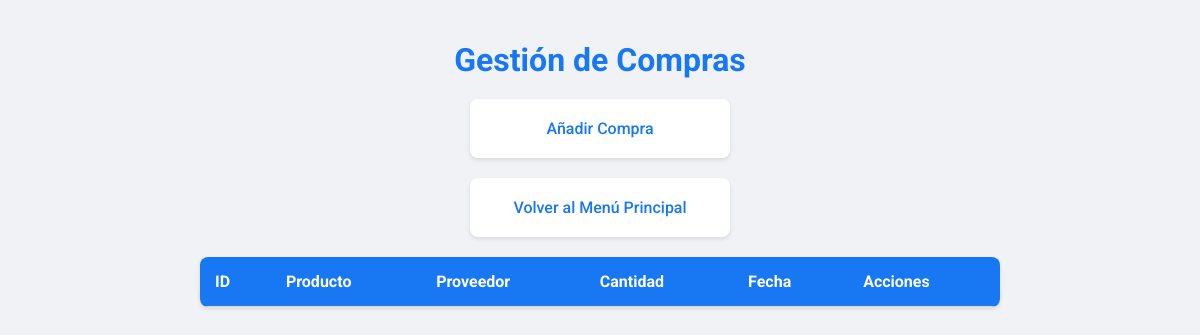
The page /compras (signed in) on the database as committed earlier.
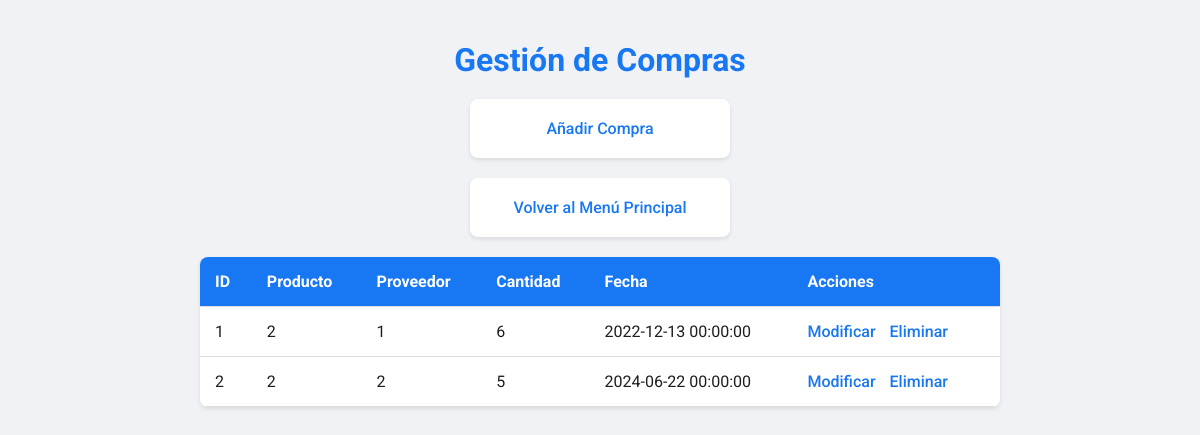
The same page on the database as committed later.
### tables this page shows
CREATE TABLE compras (
    id INTEGER PRIMARY KEY,
    producto_id INTEGER NOT NULL,
    proveedor_id INTEGER NOT NULL,
    cantidad INTEGER NOT NULL,
    fecha DATE NOT NULL,
    FOREIGN KEY (producto_id) REFERENCES "productos_old" (id),
    FOREIGN KEY (proveedor_id) REFERENCES proveedores (id)
);

### app.py (the view)
@app.route('/compras')
def compras():
    if 'user_id' not in session:
        return redirect(url_for('login'))
    conn = get_db_connection()
    compras = conn.execute('SELECT * FROM compras').fetchall()
    conn.close()
    return render_template('compras.html', compras=compras)

### app.py (called while the page is built)
def get_db_connection():
    conn = sqlite3.connect('paleteria.db', timeout=30)  # Incrementar timeout a 30 segundos
    conn.row_factory = sqlite3.Row
    return conn

### templates/compras.html (shortened to what this page needs)
<!DOCTYPE html>
<html>
<head>
</head>
<body>
    <h1>Gestión de Compras</h1>
    <nav>
        <ul>
            <li><a href="{{ url_for('agregar_compra') }}">Añadir Compra</a></li>
            <li><a href="{{ url_for('index') }}">Volver al Menú Principal</a></li>
        </ul>
    </nav>
    <table>
        <thead>
        <tr>
            <th>ID</th>
            <th>Producto</th>
            <th>Proveedor</th>
            <th>Cantidad</th>
            <th>Fecha</th>
            <th>Acciones</th>
        </tr>
        {% for compra in compras %}
        <tr>
            <td>{{ compra.id }}</td>
            <td>{{ compra.producto_id }}</td>
            <td>{{ compra.proveedor_id }}</td>
            <td>{{ compra.cantidad }}</td>
            <td>{{ compra.fecha }}</td>
            <td>
                <a href="{{ url_for('modificar_compra', id=compra.id) }}">Modificar</a>
                <a href="{{ url_for('eliminar_compra', id=compra.id) }}">Eliminar</a>
            </td>
        </tr>
        {% endfor %}
    </table>
</body>
</html>

Rows that differ between the two databases and show on the page:
added compras: id "1", producto_id "2", proveedor_id "1", cantidad "6", fecha "2022-12-13 00:00:00"
added compras: id "2", producto_id "2", proveedor_id "2", cantidad "5", fecha "2024-06-22 00:00:00"
